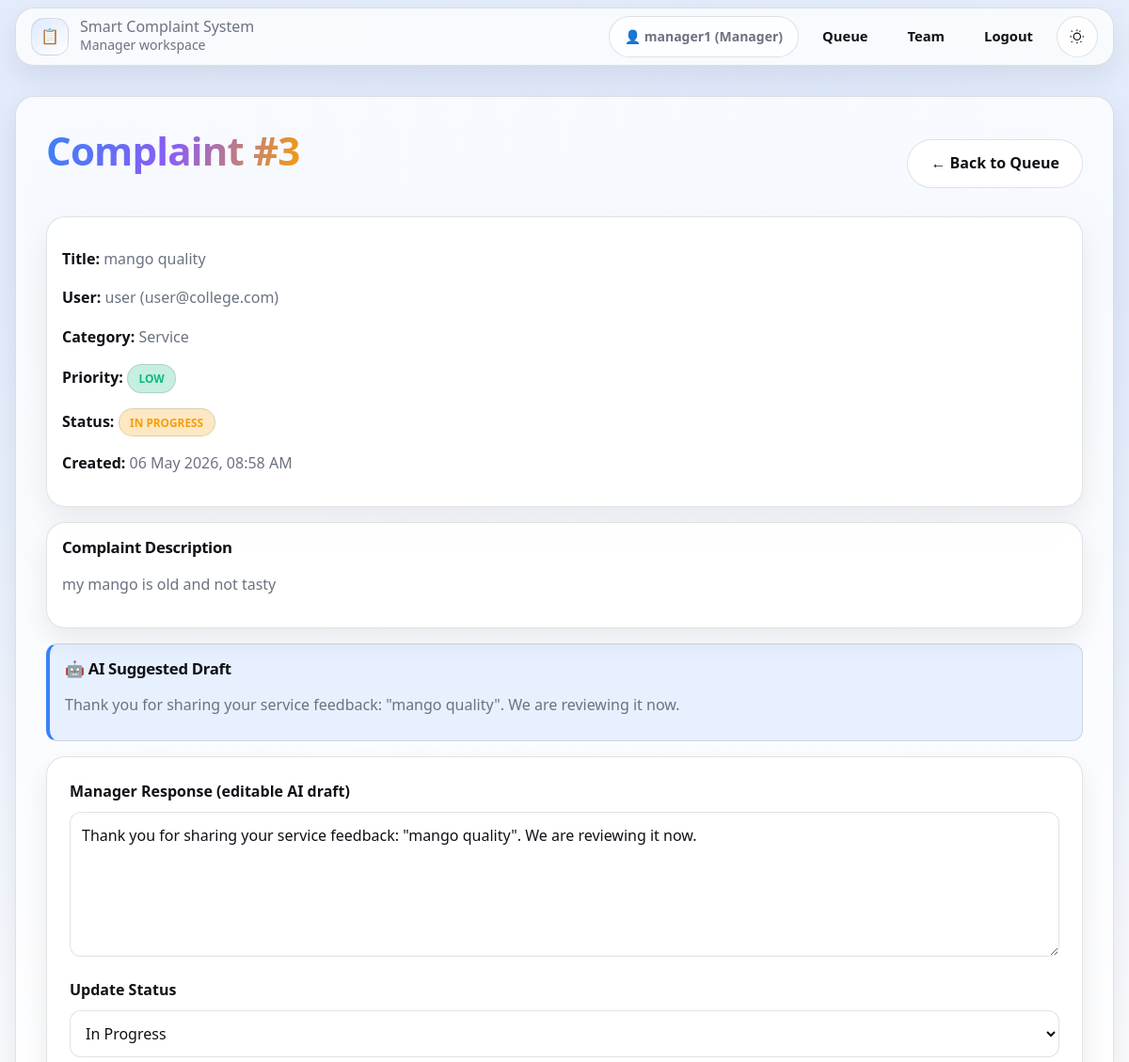
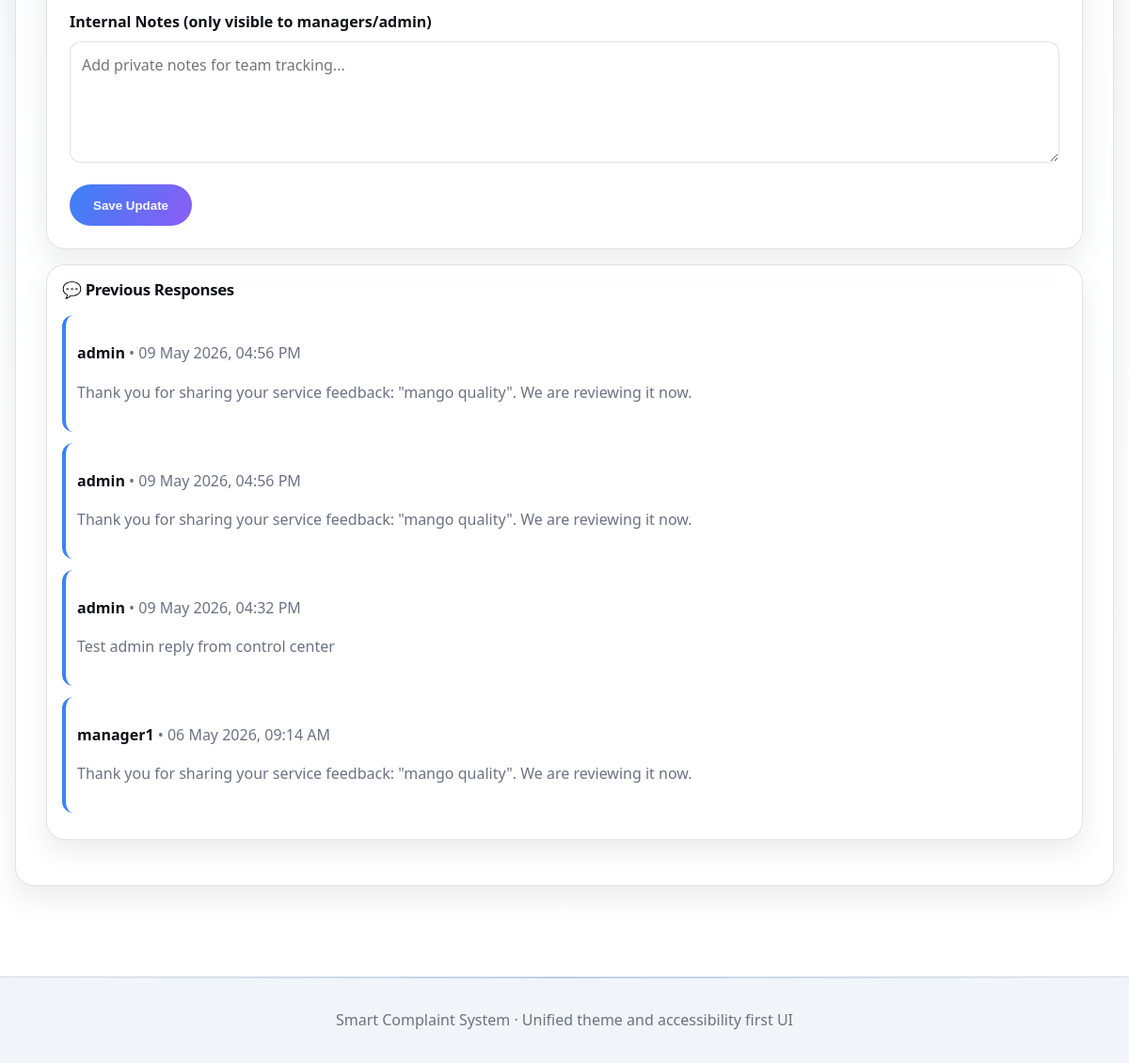
The page /manager/complaint/3 (signed in) on the database its author committed (2 pictures, top to bottom).
### models.py (models this page shows, shortened)
class User(UserMixin, db.Model):
    __tablename__ = 'users'
    id = db.Column(db.Integer, primary_key=True)
    username = db.Column(db.String(80), unique=True, nullable=False)
    email = db.Column(db.String(120), unique=True, nullable=False)
    password_hash = db.Column(db.String(255), nullable=False)
    role = db.Column(db.String(20), default='user', nullable=False)
    is_active = db.Column(db.Boolean, default=True, nullable=False)
    created_at = db.Column(db.DateTime, default=datetime.utcnow)
    complaints_submitted = db.relationship(
        'Complaint',
        foreign_keys='Complaint.user_id',
        backref='author',
        lazy=True,
        cascade='all, delete-orphan'
    )
    responses_written = db.relationship(
        'Response',
        foreign_keys='Response.author_id',
        backref='response_author',
        lazy=True,
        cascade='all, delete-orphan'
    )
    assigned_complaints = db.relationship(
        'Complaint',
        foreign_keys='Complaint.assigned_to',
        backref='manager',
        lazy=True
    )

class Complaint(db.Model):
    __tablename__ = 'complaints'
    id = db.Column(db.Integer, primary_key=True)
    user_id = db.Column(db.Integer, db.ForeignKey('users.id'), nullable=False)
    title = db.Column(db.String(200), nullable=False)
    description = db.Column(db.Text, nullable=False)
    category = db.Column(db.String(50), default='General')
    priority = db.Column(db.String(20), default='medium')
    sentiment = db.Column(db.String(20), default='neutral')
    status = db.Column(db.String(20), default='open')
    ai_response = db.Column(db.Text, default='')
    internal_notes = db.Column(db.Text, nullable=True)
    assigned_to = db.Column(db.Integer, db.ForeignKey('users.id'), nullable=True)
    created_at = db.Column(db.DateTime, default=datetime.utcnow)
    resolved_at = db.Column(db.DateTime, nullable=True)
    rating = db.Column(db.Integer, nullable=True)
    responses = db.relationship('Response', backref='complaint', lazy=True, cascade='all, delete-orphan')

class Response(db.Model):
    __tablename__ = 'responses'
    id = db.Column(db.Integer, primary_key=True)
    complaint_id = db.Column(db.Integer, db.ForeignKey('complaints.id'), nullable=False)
    author_id = db.Column(db.Integer, db.ForeignKey('users.id'), nullable=False)
    message = db.Column(db.Text, nullable=False)
    created_at = db.Column(db.DateTime, default=datetime.utcnow)

### app.py (the view, shortened to what this page needs)
@app.route('/manager/complaint/<int:complaint_id>', methods=['GET', 'POST'])
@login_required
def manager_complaint(complaint_id):
    if current_user.role != 'manager':
        flash('❌ Unauthorized!', 'error')
        return redirect(url_for('index'))
    complaint = Complaint.query.get_or_404(complaint_id)
    if complaint.assigned_to != current_user.id:
        flash('❌ This complaint is not assigned to you.', 'error')
        return redirect(url_for('manager_dashboard'))
    form = ResponseForm()
    if request.method == 'GET':
        form.message.data = complaint.ai_response or ''
        form.status.data = complaint.status
        form.internal_notes.data = complaint.internal_notes or ''
    return render_template('manager/complaint.html', complaint=complaint, form=form)

### forms.py
class ResponseForm(FlaskForm):
    message = TextAreaField('Manager Response (editable AI draft)', validators=[
        DataRequired(message='Response is required'),
        Length(min=10, max=5000, message='Response must be between 10 and 5000 characters')
    ])
    status = SelectField('Update Status', choices=[
        ('open', 'Open'),
        ('in_progress', 'In Progress'),
        ('resolved', 'Resolved'),
        ('closed', 'Closed')
    ], validators=[DataRequired(message='Status is required')])
    internal_notes = TextAreaField('Internal Notes (only visible to managers/admin)', validators=[
        Optional(),
        Length(max=5000, message='Internal notes must be less than 5000 characters')
    ])
    submit = SubmitField('Save Update')

### app.py (called while the page is built)
@login_manager.user_loader
def load_user(user_id):
    return User.query.get(int(user_id))

### templates/manager/complaint.html (shortened to what this page needs)
{% extends "base.html" %}
{% block content %}
<div class="content">
  <div class="complaint-header" data-animate>
    <h1>Complaint #{{ complaint.id }}</h1>
    <a href="{{ url_for('manager_dashboard') }}" class="btn btn-secondary">← Back to Queue</a>
  </div>
  <div class="surface detail-panel" data-animate style="--delay: 80ms;">
    <p><strong>Title:</strong> {{ complaint.title }}</p>
    <p><strong>User:</strong> {{ complaint.author.username }} ({{ complaint.author.email }})</p>
    <p><strong>Category:</strong> {{ complaint.category }}</p>
    <p>
      <strong>Priority:</strong>
      <span class="priority-badge priority-{{ complaint.priority }}">{{ complaint.priority.replace('_', ' ').title() }}</span>
    </p>
    <p>
      <strong>Status:</strong>
      <span class="status-badge status-{{ complaint.status }}">{{ complaint.status.replace('_', ' ').title() }}</span>
    </p>
    <p><strong>Created:</strong> {{ complaint.created_at.strftime('%d %b %Y, %I:%M %p') }}</p>
  </div>
  <div class="surface detail-panel" data-animate style="--delay: 120ms;">
    <h3>Complaint Description</h3>
    <p>{{ complaint.description }}</p>
  </div>
  <div class="info-box mb-4" data-animate style="--delay: 160ms;">
    <h3>🤖 AI Suggested Draft</h3>
    <p class="mb-2">{{ complaint.ai_response }}</p>
  </div>
  <form method="POST" class="auth-form card mb-4" data-animate style="--delay: 200ms;">
    <div class="form-group">
      {{ form.message.label(class="form-label") }}
      {{ form.message(class="form-input", rows="5") }}
    </div>
    <div class="form-group">
      {{ form.status.label(class="form-label") }}
      {{ form.status(class="form-input") }}
    </div>
    <div class="form-group">
      {{ form.internal_notes.label(class="form-label") }}
      {{ form.internal_notes(class="form-input", rows="4", placeholder="Add private notes for team tracking...") }}
    </div>
    {{ form.submit(class="btn btn-primary") }}
  </form>
  <div class="surface detail-panel" data-animate style="--delay: 240ms;">
    <h3>💬 Previous Responses</h3>
    {% if complaint.responses %}
      {% for response in complaint.responses|sort(attribute='created_at', reverse=True) %}
        <div class="response-item">
          <p class="mb-2"><strong>{{ response.response_author.username }}</strong> • {{ response.created_at.strftime('%d %b %Y, %I:%M %p') }}</p>
          <p>{{ response.message }}</p>
        </div>
      {% endfor %}
    {% else %}
      <p>No responses added yet.</p>
    {% endif %}
  </div>
</div>
{% endblock %}

### templates/base.html (shortened to what this page needs)
<!doctype html>
<html lang="en" data-theme="light">
  <head>
  </head>
  <body>
    <div class="navbar-wrap">
      <header class="navbar" aria-label="Primary navigation">
        <a href="{{ url_for('index') }}" class="brand">
          <span class="brand-logo" aria-hidden="true">📋</span>
          <span>
            <p class="brand-title">Smart Complaint System</p>
            <p class="brand-sub">
              {% if current_user.is_authenticated %}
                {{ current_user.role.title() }} workspace
              {% else %}
                Public access
              {% endif %}
            </p>
          </span>
        </a>
        <div class="navbar-links">
          {% if current_user.is_authenticated %}
            <span class="user-info">👤 {{ current_user.username }} ({{ current_user.role.title() }})</span>
            {% if current_user.role == 'admin' %}
              <a href="{{ url_for('admin_dashboard') }}" class="nav-link {% if request.path.startswith(url_for('admin_dashboard')) %}active{% endif %}">Dashboard</a>
              <a href="{{ url_for('admin_users') }}" class="nav-link {% if request.path.startswith(url_for('admin_users')) %}active{% endif %}">Users</a>
              <a href="{{ url_for('admin_database') }}" class="nav-link {% if request.path.startswith(url_for('admin_database')) %}active{% endif %}">Control Center</a>
              <a href="{{ url_for('admin_assignments') }}" class="nav-link {% if request.path.startswith(url_for('admin_assignments')) %}active{% endif %}">Assignments</a>
            {% elif current_user.role == 'manager' %}
              <a href="{{ url_for('manager_dashboard') }}" class="nav-link {% if request.path.startswith(url_for('manager_dashboard')) %}active{% endif %}">Queue</a>
              <a href="{{ url_for('manager_team') }}" class="nav-link {% if request.path.startswith(url_for('manager_team')) %}active{% endif %}">Team</a>
            {% endif %}
            <a href="{{ url_for('logout') }}" class="nav-link">Logout</a>
          {% endif %}
          <button type="button" class="theme-toggle" id="themeToggle" aria-label="Toggle color theme" aria-pressed="false">
            <svg class="theme-icon sun" viewBox="0 0 24 24" fill="none" aria-hidden="true">
              <path d="M12 4V2m0 20v-2m8-8h2M2 12h2m12.95 6.95l1.41 1.41M3.64 3.64l1.41 1.41m11.9-1.41l-1.41 1.41M5.05 18.95l-1.41 1.41M12 17a5 5 0 100-10 5 5 0 000 10z" stroke="currentColor" stroke-width="1.6" />
            </svg>
          </button>
        </div>
      </header>
    </div>
    <main class="container page-enter">
      {% block content %}{% endblock %}
    </main>
    <footer class="footer">
      <div class="footer-divider"></div>
      <div class="footer-inner">Smart Complaint System · Unified theme and accessibility first UI</div>
    </footer>
  </body>
</html>

### templates/manager/complaint.html (style rules this page uses)
.complaint-header { display: flex; justify-content: space-between; align-items: center; gap: var(--space-3); flex-wrap: wrap; margin-bottom: var(--space-4); }
.detail-panel { margin-bottom: var(--space-4); padding: var(--space-4); }
.response-item { padding: var(--space-3); border-radius: var(--radius-md); border-left: 0.28rem solid var(--accent-1); background: var(--bg-surface-strong); margin-bottom: var(--space-3); }

### rows shown on the page
User: role "Manager", username "manager1"
Complaint: title "mango quality", category "Service", priority.replace "LOW", status.replace "IN PROGRESS", created_at "06 May 2026, 08:58 AM", description "my mango is old and not tasty", ai_response "Thank you for sharing your service feedback: \"mango quality\". We are reviewing it now.", status "In Progress"
User: author.username "user", author.email "user@college.com"
Response: response_author.username "admin", created_at "09 May 2026, 04:56 PM", message "Thank you for sharing your service feedback: \"mango quality\". We are reviewing it now."
Response: response_author.username "admin", created_at "09 May 2026, 04:56 PM", message "Thank you for sharing your service feedback: \"mango quality\". We are reviewing it now."
Response: response_author.username "admin", created_at "09 May 2026, 04:32 PM", message "Test admin reply from control center"
Response: response_author.username "manager1", created_at "06 May 2026, 09:14 AM", message "Thank you for sharing your service feedback: \"mango quality\". We are reviewing it now."
